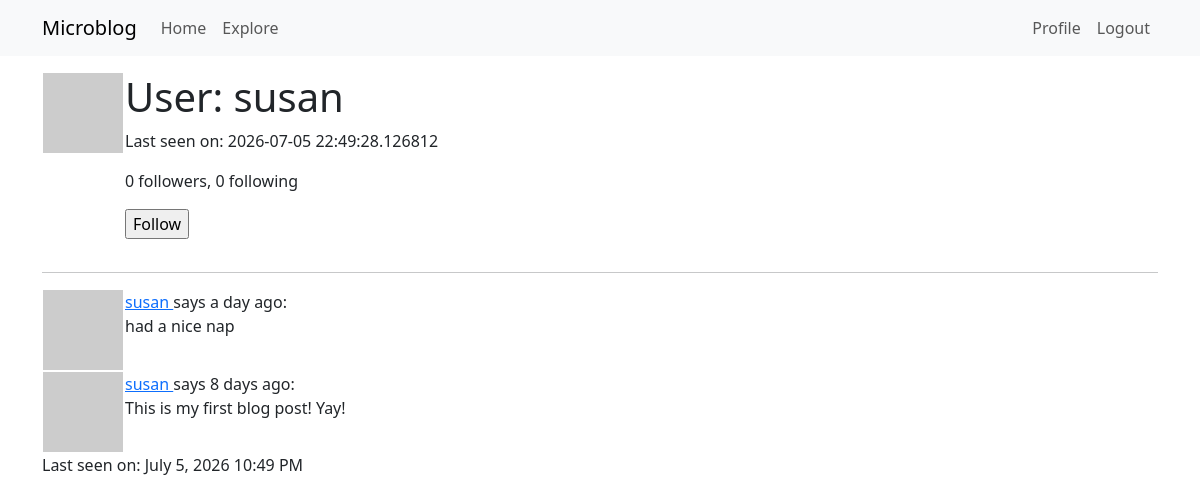
Before: /user/susan (signed in) with the older database file.
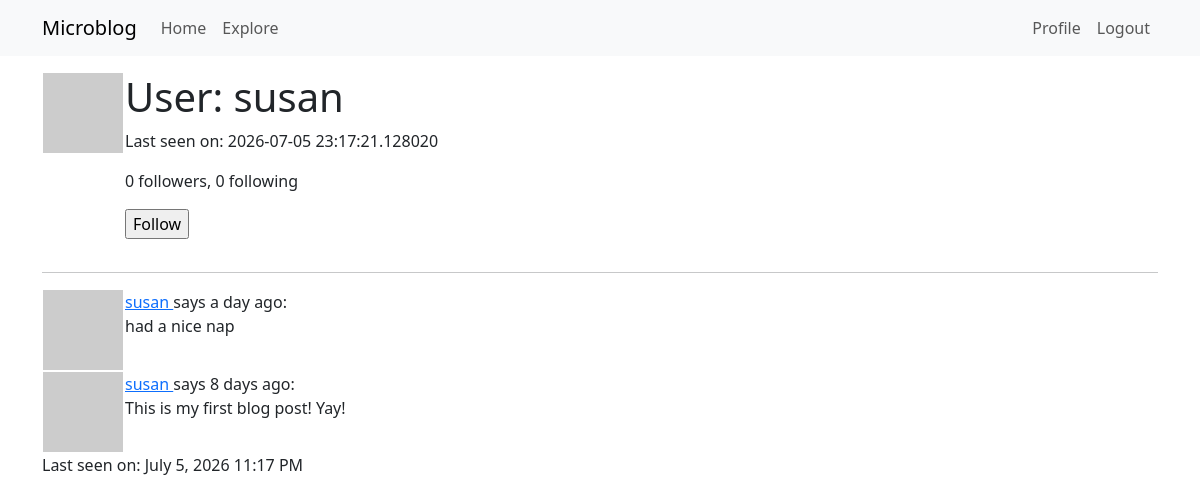
After: the same page with the newer database file.
### app/models.py (models this page shows, shortened)
class User(UserMixin, db.Model):
    id: so.Mapped[int] = so.mapped_column(primary_key=True)
    username: so.Mapped[str] = so.mapped_column(sa.String(64), index=True, unique=True)
    email: so.Mapped[str] = so.mapped_column(sa.String(120), index=True, unique=True)
    password_hash: so.Mapped[Optional[str]] = so.mapped_column(sa.String(256))
    posts: so.WriteOnlyMapped['Post'] = so.relationship(back_populates='author')
    about_me: so.Mapped[Optional[str]] = so.mapped_column(sa.String(140))
    last_seen: so.Mapped[Optional[datetime]] = so.mapped_column(default=lambda: datetime.now(timezone.utc))
    def avatar(self, size):
        digest = md5(self.email.lower().encode('utf-8')).hexdigest()
        return f'https://www.gravatar.com/avatar/{digest}?d=identicon&s={size}'
    following: so.WriteOnlyMapped['User'] = so.relationship(secondary=followers,
                                                            primaryjoin=(followers.c.follower_id == id),
                                                            secondaryjoin=(followers.c.followed_id == id),
                                                            back_populates='followers')
    followers: so.WriteOnlyMapped['User'] = so.relationship(secondary=followers,
                                                            primaryjoin=(followers.c.followed_id == id),
                                                            secondaryjoin=(followers.c.follower_id == id),
                                                            back_populates='following')
    def is_following(self, user):
        query = self.following.select().where(User.id == user.id)
        return db.session.scalar(query) is not None
    def followers_count(self):
        query = sa.select(sa.func.count()).select_from(self.followers.select().subquery())
        return db.session.scalar(query)
    def following_count(self):
        query = sa.select(sa.func.count()).select_from(self.following.select().subquery())
        return db.session.scalar(query)

class Post(db.Model):
    id: so.Mapped[int] = so.mapped_column(primary_key=True)
    body: so.Mapped[str] = so.mapped_column(sa.String(140))
    timestamp: so.Mapped[datetime] = so.mapped_column(index=True, default=lambda: datetime.now(timezone.utc))
    user_id: so.Mapped[int] = so.mapped_column(sa.ForeignKey(User.id), index=True)
    author: so.Mapped[User] = so.relationship(back_populates='posts')

### app/routes.py (the view)
@app.route('/user/<username>')
@login_required
def user(username):
    user = db.first_or_404(sa.select(User).where(User.username == username))
    page = request.args.get('page', 1, type=int)
    query = user.posts.select().order_by(Post.timestamp.desc())
    posts = db.paginate(query, page=page, per_page=app.config['POSTS_PER_PAGE'], error_out=False)
    next_url = url_for('user', username=user.username, page=posts.next_num) \
        if posts.has_next else None
    prev_url = url_for('user', username=user.username, page=posts.prev_num) \
        if posts.has_prev else None
    form = EmptyForm()
    return render_template('user.html', user=user, posts=posts, next_url=next_url, prev_url=prev_url, form=form)

### app/forms.py
class EmptyForm(FlaskForm):
    submit = SubmitField('Submit')

### app/models.py (called while the page is built)
@login.user_loader
def load_user(id):
    return db.session.get(User, int(id))

### app/routes.py (called while the page is built)
@app.before_request
def before_request():
    if current_user.is_authenticated:
        current_user.last_seen = datetime.now(timezone.utc)
        db.session.commit()

### app/templates/user.html (shortened to what this page needs)
{% extends "base.html" %}
{% block content %}
    <table>
        <tr valign="top">
            <td><img src="{{ user.avatar(128) }}"></td>
            <td>
                <h1>User: {{ user.username }}</h1>
                {% if user.last_seen %}<p>Last seen on: {{user.last_seen}}</p>{% endif %}
                <p>{{ user.followers_count() }} followers, {{ user.following_count() }} following</p>
                {% if user == current_user %}
                <p><a href="{{url_for('edit_profile')}}">Edit your profile</a></p>
                {% elif not current_user.is_following(user)%}
                <p>
                    <form action="{{url_for('follow', username=user.username)}}" method="post">
                        {{ form.submit(value='Follow')}}
                    </form>
                </p>
                {% endif %}
            </td>
        </tr>
    </table>
    <hr>
    {% for post in posts %}
        {% include '_post.html'%}
    {% endfor %}
    {% if user.last_seen %}
    <p>Last seen on: {{moment(user.last_seen).format('LLL') }}</p>
    {% endif %}
{% endblock %}

### app/templates/base.html (shortened to what this page needs)
<!doctype html>
<html lang="en">
  <head>
    <link
        href="https://cdn.jsdelivr.net/npm/bootstrap@5.3.2/dist/css/bootstrap.min.css"
        rel="stylesheet"
>
  </head>
  <body>
    <nav class="navbar navbar-expand-lg bg-body-tertiary">
      <div class="container">
        <a class="navbar-brand" href="{{ url_for('index') }}">Microblog</a>
        <div class="collapse navbar-collapse" id="navbarSupportedContent">
          <ul class="navbar-nav me-auto mb-2 mb-lg-0">
            <li class="nav-item">
              <a class="nav-link" aria-current="page" href="{{ url_for('index') }}">Home</a>
            </li>
            <li class="nav-item">
              <a class="nav-link" aria-current="page" href="{{ url_for('explore') }}">Explore</a>
            </li>
          </ul>
          <ul class="navbar-nav mb-2 mb-lg-0">
            {% if current_user.is_anonymous %}
            <li class="nav-item">
              <a class="nav-link" aria-current="page" href="{{ url_for('login') }}">Login</a>
            </li>
            {% else %}
            <li class="nav-item">
              <a class="nav-link" aria-current="page" href="{{ url_for('user', username=current_user.username) }}">Profile</a>
            </li>
            <li class="nav-item">
              <a class="nav-link" aria-current="page" href="{{ url_for('logout') }}">Logout</a>
            </li>
            {% endif %}
          </ul>
        </div>
      </div>
    </nav>
    <div class="container mt-3">
      {% block content %}{% endblock %}
    </div>
  </body>
</html>

### app/templates/_post.html
<table>
    <tr valign="top">
        <td><img src="{{ post.author.avatar(36) }}"></td>
        <td>
            <a href="{{ url_for('user', username=post.author.username) }}">
                {{ post.author.username}}
            </a> says {{moment(post.timestamp).fromNow()}}:
            <br>{{ post.body }}</td>
    </tr>
</table>

Changed rows visible on the page:
changed User "susan": last_seen "2026-07-05 22:49:28.126812" → "2026-07-05 23:17:21.128020"; last_seen "July 5, 2026 10:49 PM" → "July 5, 2026 11:17 PM"
